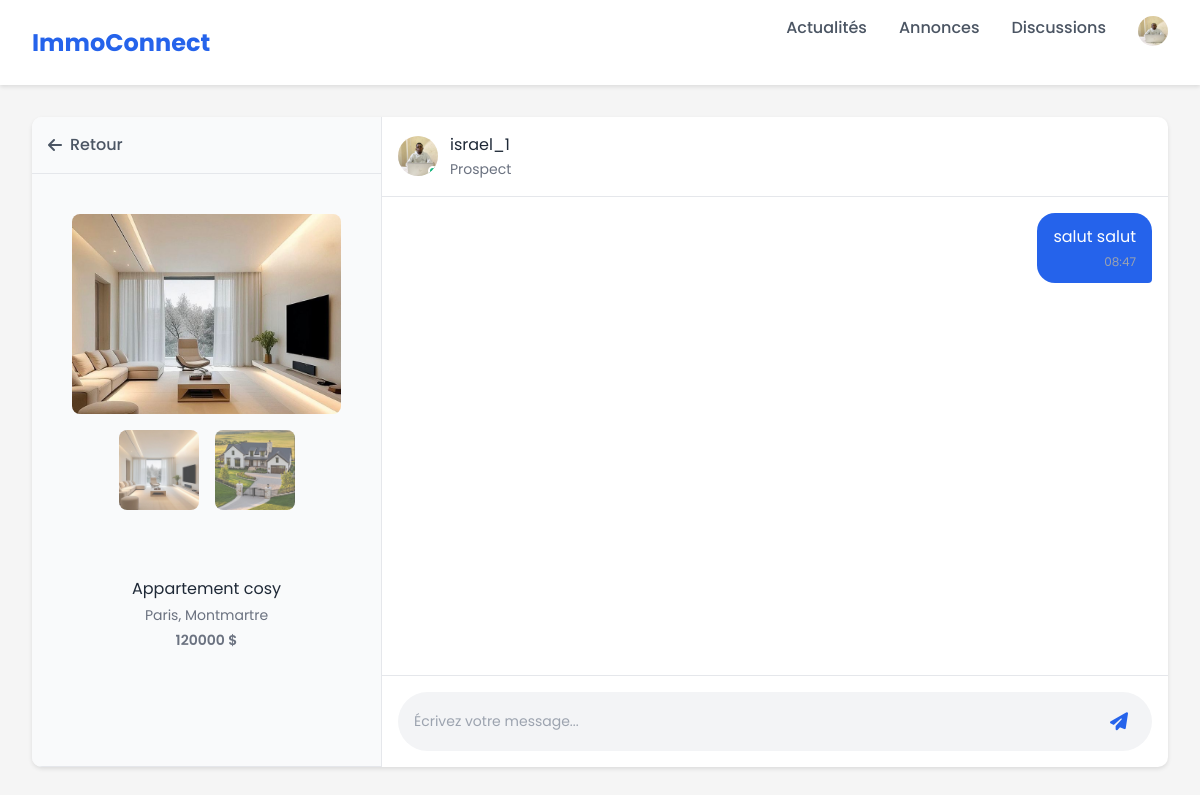
/messagerie/1/israel_1/ (signed in), run on the app's committed database.
### authentification/models.py (models this page shows)
class User(AbstractUser):
    profile_photo = models.ImageField(blank=True, null=True, upload_to='profile_images/')
    phone_number = models.CharField(max_length=10, blank=True, null=True)

### hzone_app/models.py (models this page shows)
class Listing(models.Model):
    TRANSACTION_CHOICES = [
        ('vente', 'Vente'),
        ('location', 'Location'),
    ]
    PROPERTY_TYPE_CHOICES = [
        ('maison', 'Maison'),
        ('appartement', 'Appartement'),
        ('terrain', 'Terrain')
    ]
    OUTDOOR_CHOICES = [
        ('oui', 'Oui'),
        ('non', 'Non'),
    ]
    owner = models.ForeignKey(User, on_delete=models.CASCADE)
    transaction_type = models.CharField(max_length=20, choices=TRANSACTION_CHOICES)
    property_type = models.CharField(max_length=50, choices=PROPERTY_TYPE_CHOICES)
    title = models.fields.CharField(max_length=100)
    surface = models.DecimalField(max_digits=10, decimal_places=2)
    number_of_piece = models.IntegerField()
    outdoor_space = models.CharField(max_length=3, choices=OUTDOOR_CHOICES)
    city = models.CharField()
    district = models.CharField()
    street = models.CharField(blank=True, null=True)
    street_number = models.CharField()
    description = models.TextField()
    price = models.BigIntegerField()
    create_at = models.DateTimeField(auto_now_add=True)

class ListingImage(models.Model):
    listing = models.ForeignKey(Listing, on_delete=models.CASCADE, related_name='images')
    image = models.ImageField(upload_to='listing_images/')
    uploaded_at = models.DateTimeField(auto_now_add=True)

### messagerie/models.py (models this page shows, shortened)
class Message(models.Model):
    discussion = models.ForeignKey(Discussion, on_delete=models.CASCADE, related_name="messages")  # ✅ Lien avec la discussion
    sender = models.ForeignKey(settings.AUTH_USER_MODEL, on_delete=models.CASCADE, related_name="sent_messages")  # ✅ Expéditeur
    receiver = models.ForeignKey(settings.AUTH_USER_MODEL, on_delete=models.CASCADE, related_name="received_messages")  # ✅ Destinataire
    content = models.TextField()  # ✅ Contenu du message
    timestamp = models.DateTimeField(auto_now_add=True)  # ✅ Date d'envoi

### messagerie/views.py (the view)
# urls.py: path('messagerie/<int:listing_id>/<str:receiver_username>/', messagerie.views.chat_view, name='chat_view'),
@login_required
def chat_view(request, listing_id, receiver_username):
    receiver = User.objects.get(username=receiver_username)
    listing = Listing.objects.get(id=listing_id)
    discussion, created = Discussion.objects.get_or_create(
        listing=listing,
        owner=listing.owner,
        client=request.user if request.user != listing.owner else receiver  # ✅ Assure que le client est bien celui qui consulte
    )
    messages = Message.objects.filter(discussion=discussion).order_by('-timestamp')
    return render(request, 'messagerie/chat.html', {
        'receiver': receiver,
        'receiver_photo': receiver.profile_photo.url if receiver.profile_photo and receiver.profile_photo.name else None,
        'listing': listing,
        'messages': messages,
        'discussion': discussion,
    })

### messagerie/templates/messagerie/chat.html (shortened to what this page needs)
{% extends 'hzone/app_base.html' %}
{% block content %}
{% load static %}
<main class="main-content">
    <div class="chat-container">
        <div class="chat-sidebar">
            <div class="back-button">
                <a href="javascript:history.back()"><i class="fas fa-arrow-left"></i> Retour</a>
            </div>
            <div class="property-card">
                <div class="property-images">
                    <div class="main-image" style="height: 200px;">
                        {% if listing.images.all %}
                            <img id="mainImage" class="selected" src="{{ listing.images.first.image.url }}" alt="{{ listing.title }}">
                        {% else %}
                            <img id="mainImage" class="selected" src="{% static 'hzone_app/images/default.png' %}" alt="Image par défaut">
                        {% endif %}
                    </div>
                    <div class="image-thumbnails">
                        {% for img in listing.images.all %}
                            <div class="thumbnail" onclick="changeMainImage('{{ img.image.url }}')">
                                <img src="{{ img.image.url }}" alt="{{ listing.title }} image {{ forloop.counter }}">
                            </div>
                        {% endfor %}
                    </div>
                </div>
                <div class="property-info">
                    <h3 id="propertyTitle">{{ listing.title }}</h3>
                    <p id="propertyLocation">{{ listing.city }}, {{ listing.district }}</p>
                    <p class="property-price" id="propertyPrice">{{ listing.price }} $</p>
                </div>
            </div>
        </div>
        <div class="chat-main">
            <div class="chat-header">
                <div class="user-info">
                    <div class="user-avatar">
                        {% if receiver_photo %}
                            <img src="{{ receiver_photo }}" alt="Avatar du propriétaire">
                        {% else %}
                            <img src="https://via.placeholder.com/150" alt="Avatar par défaut">
                        {% endif %}
                        <span class="online-status"></span>
                    </div>
                    <div class="user-details">
                        <h3>{{ receiver.username }}</h3>
                        <p>{% if request.user == listing.owner %}Prospect{% else %}Propriétaire{% endif %}</p>
                    </div>
                </div>
            </div>
            <div class="chat-messages" id="chatMessages">
                {% for message in messages %}
                    <div class="message {% if message.sender == request.user %}sent{% else %}received{% endif %}">
                        <div class="message-content">
                            <p>{{ message.content }}</p>
                            <span class="message-time">{{ message.timestamp|date:"H:i" }}</span>
                        </div>
                    </div>
                {% empty %}
                    <p class="no-messages">Aucun message pour le moment.</p>
                {% endfor %}
            </div>
            <div class="chat-input">
                <div class="input-container">
                    <input type="text" id="messageInput" placeholder="Écrivez votre message...">
                    <button id="sendButton">
                        <i class="fas fa-paper-plane"></i>
                    </button>
                </div>
            </div>
        </div>
    </div>
</main>
{% endblock %}

### hzone/templates/hzone/app_base.html (shortened to what this page needs)
{% load static %}
<!DOCTYPE html>
<html lang="fr">
<head>
    <link rel="stylesheet" href="https://cdnjs.cloudflare.com/ajax/libs/font-awesome/6.4.0/css/all.min.css">
    <link rel="stylesheet" href="{% static 'hzone_app/css/styles.css' %}">
    <link rel="stylesheet" href="https://cdnjs.cloudflare.com/ajax/libs/font-awesome/6.4.0/css/all.min.css">
    <script src="https://cdn.tailwindcss.com"></script>
</head>
<body>
    <nav class="navbar">
        <div class="nav-content">
            <a href="{% url 'home' %}" class="logo">ImmoConnect</a>
            <div class="nav-links">
                <a href="{% url 'home' %}">Actualités</a>
                <a href="{% url 'listings' %}">Annonces</a>
                <a href="{% url 'list_discussions' %}">Discussions</a>
                <form method="post" action="{% url 'logout' %}">
                    {% if request.user.profile_photo %}
                        <button type="submit" style="border: none; background-color: transparent; cursor: pointer;"><img src="{{ request.user.profile_photo.url }}" alt="Photo de profil" class="profile-photo"></button>
                    {% else %}
                        <button type="submit" class="btn btn-danger">Logout</button>
                    {% endif %}
                </form>
            </div>
        </div>
    </nav>
    {% block content %}
    {% endblock %}
</body>
</html>

### data on the page
User: user.profile_photo (picture), username "israel_1"
Listing: images.first.image (picture), title "Appartement cosy", city "Paris", district "Montmartre", price "120000"
ListingImage: image (picture)
ListingImage: image (picture)
Message: content "salut salut", timestamp "08:47"
